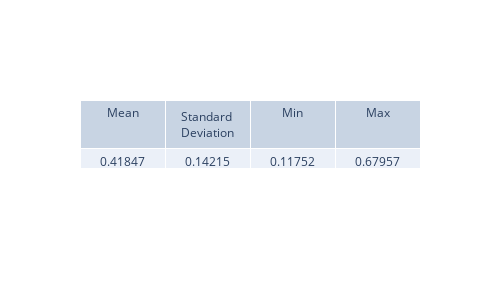
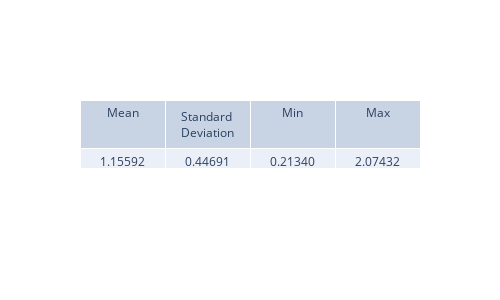

The cell these charts' notebook holds for them, in order:
### Code cell
diff_integrals = np.sqrt(psi_sq_diff).mean(axis=0) * (x_max - x_min)
diff_integrals_mask = np.sqrt(psi_sq_diff_mask).mean(axis=0) * (x_max - x_min)
view_metrics(diff_integrals)
view_metrics(diff_integrals_mask)

plt.figure(figsize=(8,5), dpi=200)
plt.plot(t_values, diff_integrals, '-', label="Model trained upto 12.5 ps")
plt.plot(t_values, diff_integrals_mask, '--', label="Model trained upto 20 ps")
plt.xlabel('Time (ps)')
plt.ylabel('Integral of absolute error of psi^2(x, t)')
plt.title('Integral of sqrt(abs(abs(psi^2)))')
plt.legend()
plt.grid(True)
plt.show()

### Figure 1 — Plotly figure (JSON) as saved in the notebook; plotly's stock layout.template omitted (floating-point values rounded to 4 significant figures)
{"data": [{"cells": {"values": [["0.41847"], ["0.14215"], ["0.11752"], ["0.67957"]]}, "header": {"values": ["Mean", "Standard Deviation", "Min", "Max"]}, "type": "table"}], "layout": {"height": 300, "width": 500}}

### Figure 2 — Plotly figure (JSON) as saved in the notebook; plotly's stock layout.template omitted (floating-point values rounded to 4 significant figures)
{"data": [{"cells": {"values": [["1.15592"], ["0.44691"], ["0.21340"], ["2.07432"]]}, "header": {"values": ["Mean", "Standard Deviation", "Min", "Max"]}, "type": "table"}], "layout": {"height": 300, "width": 500}}
